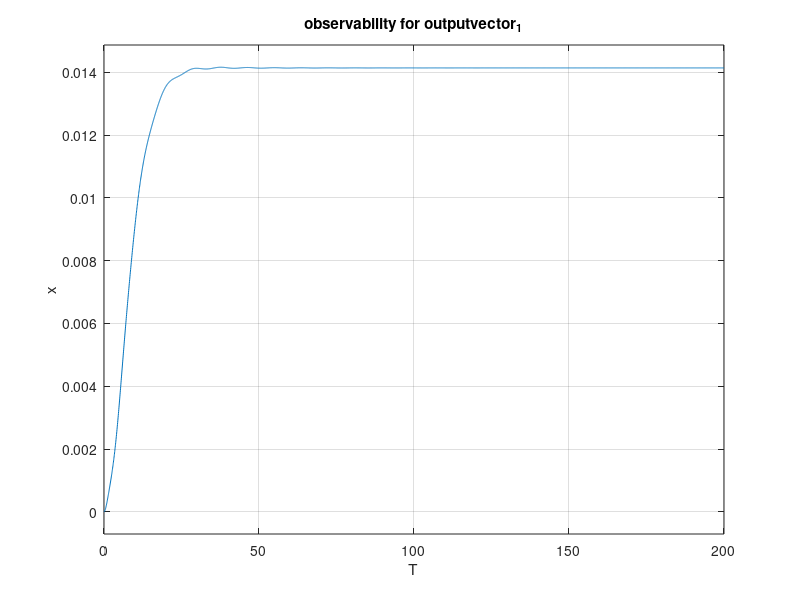
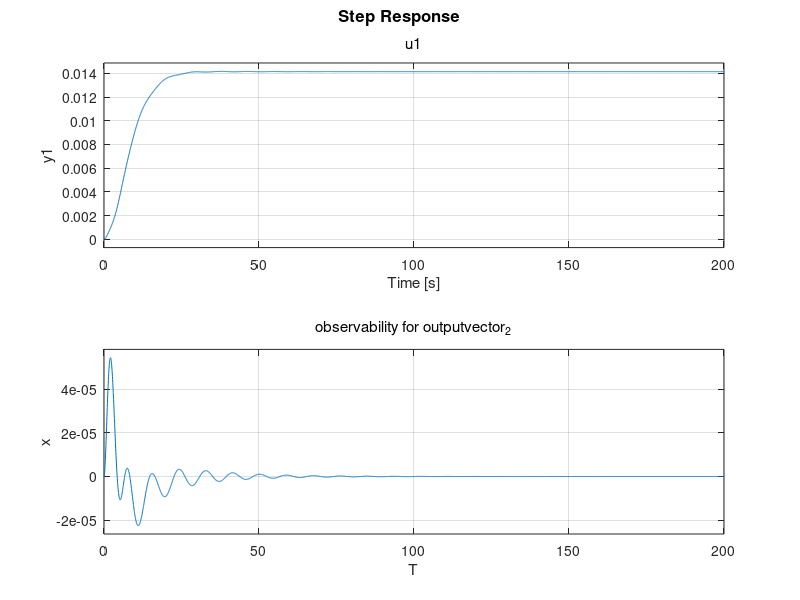
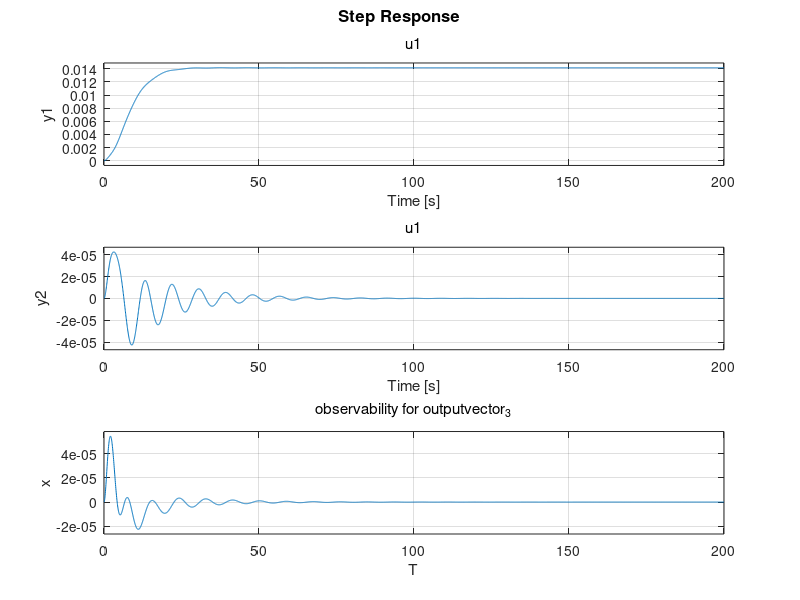

Recreate these plots in MATLAB, in order.
clc 
clear all

M=1000;
m1=100;m2=100;
l1=20;l2=10;
g=10;

%%State Space form of the System

A=[0 1 0 0 0 0
    0 0 (-g*m1)/M 0 (-g*m2)/M 0
    0 0 0 1 0 0
    0 0 (-g*(m1+M))/(M*l1) 0 (-g*m2)/(M*l1) 0
    0 0 0 0 0 1
    0 0 (-g*m1)/(M*l2) 0 (-g*(m2+M))/(M*l2) 0 ];
    

B=[ 0
    1/M
    0
    1/(M*l1)
    0
    1/(M*l2)];

C= [ 1 0 0 0 0 0 
      0 0 1 0 0 0
      0 0 0 0 1 0];
  
  
  
  % We know that from the Checks_for_Observability the pair A,C is observable only for
  %1.System is Observable for x(t)
  %2.System is Observable for (x,t2)
  %3.System is Observable for (x,t1,t2)
  
Q=diag([50 1500 50000 120000 500000 80000]);
R=0.01;

disp(' State FeedBack')
%State FeedBack 'K'
K=lqr(A,B,Q,R);
%size(K)
disp(K)

disp('Eigen Values of (A-B*K)')
% The Pole Placement should be faster than the eigen values of (A-B*K)
Eig_Vals= eig(A-B*K);
disp(Eig_Vals)

%Arbitrary Pole Placement
Poles=[-1 -2 -3 -4 -5 -6];

%State Outputs for the system that are Observable
C1=[1 0 0 0 0 0];
C3=[1 0 0 0 0 0
    0 0 0 0 1 0];
C4=[1 0 0 0 0 0
    0 0 1 0 0 0
    0 0 0 0 1 0];
% for C_l=C1:C3
%     L=place(A',C_l',Poles)';
% end

L1=place(A',C1',Poles)';
L2=place(A', C3',Poles)';
L3=place(A', C4',Poles)';
size(C1)
%% System Matrices for each state of the Observer

%For x(t)
A_L1=[(A-B*K) (B*K)
    zeros(6,6) (A-L1*C1)];
B_L1=[B
    zeros(size(B))];
C_L1=[C1 zeros(size(C1))];
%For (x(t),theta2)
A_L2=[(A-B*K) (B*K)
    zeros(6,6) (A-L2*C3)];
B_L2=[B
    zeros(size(B))];
C_L2=[C3 zeros(size(C3))];
%For (x(t),theta2, theta1)
A_L3=[(A-B*K) (B*K)
    zeros(6,6) (A-L3*C4)];
B_L3=[B
    zeros(size(B))];
C_L3=[C4 zeros(size(C4))];

%% State Space representation of the Linear system
SS2=ss(A_L2,B_L2,C_L2,0);
SS1=ss(A_L1,B_L1,C_L1,0)
SS3=ss(A_L3,B_L3,C_L3,0);

%% Visualizing Positions From STEP function
% X=[0;0;10*pi/180;0;15*pi/180;0];
figure(1)
step(SS1)
title('observability for outputvector_1')
xlabel('T')
ylabel('x')

figure(2)
step(SS2)
title('observability for outputvector_2')
xlabel('T')
ylabel('x')

figure(3)
step(SS3)
title('observability for outputvector_3')
xlabel('T')
ylabel('x')